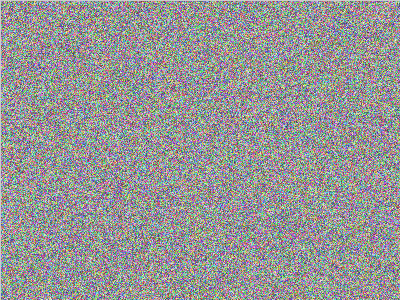
Frame 1 (no input)
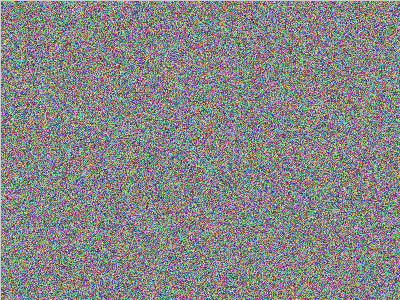
Frame 2 (the mouse pressed at the canvas centre, redrawn once)

The Processing sketch that drew these frames (run headless with seeded random() and noise(); the mouse was pressed at the canvas centre and the sketch redrawn once):

// Processing sketch: randomdots
// ── randomdots.pde
void setup() {
  size(400, 300) ;
}

void draw() {
  for (int x=1; x<=400; x++) {
    for (int y=1; y<=300; y++) {
      stroke(random(256), random(256), random(256));
      point(x, y);
    }
  }
  noLoop();
}
